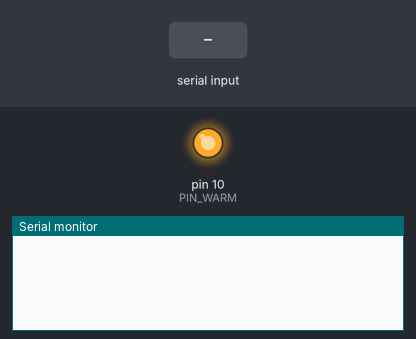
This sketch was run on a simulated Arduino Uno, built with avr-gcc and run on an emulated ATmega328P. On the bench: output pins drawn as LEDs (lit = HIGH), the last lines printed to the serial monitor. The test bench sets the inputs (shaded band). Pins used as bus, display or sensor lines are not drawn.

Above: at 1.2 s.
1.3 s: "90:45\n" received over Serial
At 1.9 s:
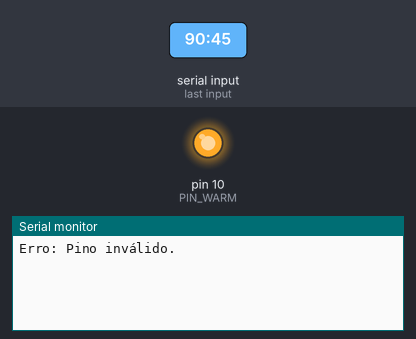
2.8 s: "5\n" received over Serial
At 4.1 s:
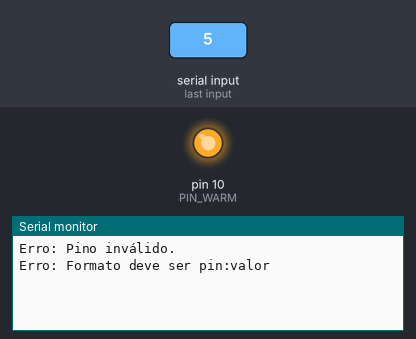

The sketch:

ledController.ino
```cpp
#define PIN_COLD 9  // Pino PWM para luz fria
#define PIN_WARM 10 // Pino PWM para luz quente

void setup() {
  Serial.begin(9600); // Inicia comunicação serial
  pinMode(PIN_COLD, OUTPUT);
  pinMode(PIN_WARM, OUTPUT);

  analogWrite(PIN_COLD, 255); // Começa com luzes desligadas
  analogWrite(PIN_WARM, 255);
}

void loop() {
  if (Serial.available()) {
    String input = Serial.readStringUntil('\n'); // Lê até \n
    input.trim(); // Remove espaços e quebras de linha extras

    if (input.length() > 0) {
      int sepIndex = input.indexOf(':');

      if (sepIndex > 0) {
        int pin = input.substring(0, sepIndex).toInt();      // Ex: "9"
        int value = input.substring(sepIndex + 1).toInt();   // Ex: "128"

        value = constrain(value, 0, 255); // Garante intervalo válido

        int brightness = 255 - value; // Inverte o valor

        if (pin == PIN_COLD || pin == PIN_WARM) {
          analogWrite(pin, brightness);
          Serial.print("OK ");
          Serial.print("Pino ");
          Serial.print(pin);
          Serial.print(" → ");
          Serial.println(value);
        } else {
          Serial.println("Erro: Pino inválido.");
        }
      } else {
        Serial.println("Erro: Formato deve ser pin:valor");
      }
    }
  }
}
```

Measured:
- after the input at 1.3 s, the serial monitor: prints a new line at once (image 1)
- after the input at 2.8 s, the serial monitor: prints a new line at once (image 2)
